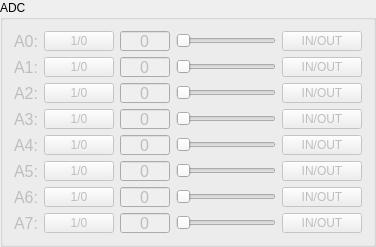
         <widget class="QGroupBox" name="groupBox_ADC">
          <property name="title">
           <string>ADC</string>
          </property>
          <layout class="QHBoxLayout" name="horizontalLayout">
           <item>
            <layout class="QGridLayout" name="gridLayout_3">
             <item row="0" column="0">
              <widget class="QLabel" name="label_9">
               <property name="enabled">
                <bool>false</bool>
               </property>
               <property name="minimumSize">
                <size>
                 <width>0</width>
                 <height>20</height>
                </size>
               </property>
               <property name="font">
                <font>
                 <pointsize>12</pointsize>
                </font>
               </property>
               <property name="text">
                <string>A0:</string>
               </property>
               <property name="alignment">
                <set>Qt::AlignCenter</set>
               </property>
              </widget>
             </item>
             <item row="0" column="1">
              <widget class="QPushButton" name="pushButton_17">
               <property name="enabled">
                <bool>false</bool>
               </property>
               <property name="minimumSize">
                <size>
                 <width>0</width>
                 <height>20</height>
                </size>
               </property>
               <property name="maximumSize">
                <size>
                 <width>70</width>
                 <height>16777215</height>
                </size>
               </property>
               <property name="text">
                <string>1/0</string>
               </property>
              </widget>
             </item>
             <item row="0" column="2">
              <widget class="QLineEdit" name="lineEdit_2">
               <property name="enabled">
                <bool>false</bool>
               </property>
               <property name="minimumSize">
                <size>
                 <width>0</width>
                 <height>20</height>
                </size>
               </property>
               <property name="maximumSize">
                <size>
                 <width>50</width>
                 <height>16777215</height>
                </size>
               </property>
               <property name="font">
                <font>
                 <pointsize>12</pointsize>
                </font>
               </property>
               <property name="text">
                <string>0</string>
               </property>
               <property name="alignment">
                <set>Qt::AlignCenter</set>
               </property>
              </widget>
             </item>
             <item row="0" column="3">
              <widget class="QSlider" name="horizontalSlider">
               <property name="enabled">
                <bool>false</bool>
               </property>
               <property name="minimumSize">
                <size>
                 <width>100</width>
                 <height>20</height>
                </size>
               </property>
               <property name="maximum">
                <number>255</number>
               </property>
               <property name="orientation">
                <enum>Qt::Horizontal</enum>
               </property>
              </widget>
             </item>
             <item row="0" column="4">
              <widget class="QPushButton" name="pushButton_23">
               <property name="enabled">
                <bool>false</bool>
               </property>
               <property name="minimumSize">
                <size>
                 <width>0</width>
                 <height>20</height>
                </size>
               </property>
               <property name="text">
                <string>IN/OUT</string>
               </property>
              </widget>
             </item>
             <item row="1" column="0">
              <widget class="QLabel" name="label_15">
               <property name="enabled">
                <bool>false</bool>
               </property>
               <property name="minimumSize">
                <size>
                 <width>0</width>
                 <height>20</height>
                </size>
               </property>
               <property name="font">
                <font>
                 <pointsize>12</pointsize>
                </font>
               </property>
               <property name="text">
                <string>A1:</string>
               </property>
               <property name="alignment">
                <set>Qt::AlignCenter</set>
               </property>
              </widget>
             </item>
             <item row="1" column="1">
              <widget class="QPushButton" name="pushButton_25">
               <property name="enabled">
                <bool>false</bool>
               </property>
               <property name="minimumSize">
                <size>
                 <width>0</width>
                 <height>20</height>
                </size>
               </property>
               <property name="maximumSize">
                <size>
                 <width>70</width>
                 <height>16777215</height>
                </size>
               </property>
               <property name="text">
                <string>1/0</string>
               </property>
              </widget>
             </item>
             <item row="1" column="2">
              <widget class="QLineEdit" name="lineEdit_3">
               <property name="enabled">
                <bool>false</bool>
               </property>
               <property name="minimumSize">
                <size>
                 <width>0</width>
                 <height>20</height>
                </size>
               </property>
               <property name="maximumSize">
                <size>
                 <width>50</width>
                 <height>16777215</height>
                </size>
               </property>
               <property name="font">
                <font>
                 <pointsize>12</pointsize>
                </font>
               </property>
               <property name="text">
                <string>0</string>
               </property>
               <property name="alignment">
                <set>Qt::AlignCenter</set>
               </property>
              </widget>
             </item>
             <item row="1" column="3">
              <widget class="QSlider" name="horizontalSlider_2">
               <property name="enabled">
                <bool>false</bool>
               </property>
               <property name="minimumSize">
                <size>
                 <width>100</width>
                 <height>20</height>
                </size>
               </property>
               <property name="maximum">
                <number>255</number>
               </property>
               <property name="orientation">
                <enum>Qt::Horizontal</enum>
               </property>
              </widget>
             </item>
             <item row="1" column="4">
              <widget class="QPushButton" name="pushButton_27">
               <property name="enabled">
                <bool>false</bool>
               </property>
               <property name="minimumSize">
                <size>
                 <width>0</width>
                 <height>20</height>
                </size>
               </property>
               <property name="text">
                <string>IN/OUT</string>
               </property>
              </widget>
             </item>
             <item row="2" column="0">
              <widget class="QLabel" name="label_13">
               <property name="enabled">
                <bool>false</bool>
               </property>
               <property name="minimumSize">
                <size>
                 <width>0</width>
                 <height>20</height>
                </size>
               </property>
               <property name="font">
                <font>
                 <pointsize>12</pointsize>
                </font>
               </property>
               <property name="text">
                <string>A2:</string>
               </property>
               <property name="alignment">
                <set>Qt::AlignCenter</set>
               </property>
              </widget>
             </item>
             <item row="2" column="1">
              <widget class="QPushButton" name="pushButton_32">
               <property name="enabled">
                <bool>false</bool>
               </property>
               <property name="minimumSize">
                <size>
                 <width>0</width>
                 <height>20</height>
                </size>
               </property>
               <property name="maximumSize">
                <size>
                 <width>70</width>
                 <height>16777215</height>
                </size>
               </property>
               <property name="text">
                <string>1/0</string>
               </property>
              </widget>
             </item>
             <item row="2" column="2">
              <widget class="QLineEdit" name="lineEdit_4">
               <property name="enabled">
                <bool>false</bool>
               </property>
               <property name="minimumSize">
                <size>
                 <width>0</width>
                 <height>20</height>
                </size>
               </property>
               <property name="maximumSize">
                <size>
                 <width>50</width>
                 <height>16777215</height>
                </size>
               </property>
               <property name="font">
                <font>
                 <pointsize>12</pointsize>
                </font>
               </property>
               <property name="text">
                <string>0</string>
               </property>
               <property name="alignment">
                <set>Qt::AlignCenter</set>
               </property>
              </widget>
             </item>
             <item row="2" column="3">
              <widget class="QSlider" name="horizontalSlider_3">
               <property name="enabled">
                <bool>false</bool>
               </property>
               <property name="minimumSize">
                <size>
                 <width>100</width>
                 <height>20</height>
                </size>
               </property>
               <property name="maximum">
                <number>255</number>
               </property>
               <property name="orientation">
                <enum>Qt::Horizontal</enum>
               </property>
              </widget>
             </item>
             <item row="2" column="4">
              <widget class="QPushButton" name="pushButton_26">
               <property name="enabled">
                <bool>false</bool>
               </property>
               <property name="minimumSize">
                <size>
                 <width>0</width>
                 <height>20</height>
                </size>
               </property>
               <property name="text">
                <string>IN/OUT</string>
               </property>
              </widget>
             </item>
             <item row="3" column="0">
              <widget class="QLabel" name="label_16">
               <property name="enabled">
                <bool>false</bool>
               </property>
               <property name="minimumSize">
                <size>
                 <width>0</width>
                 <height>20</height>
                </size>
               </property>
               <property name="font">
                <font>
                 <pointsize>12</pointsize>
                </font>
               </property>
               <property name="text">
                <string>A3:</string>
               </property>
               <property name="alignment">
                <set>Qt::AlignCenter</set>
               </property>
              </widget>
             </item>
             <item row="3" column="1">
              <widget class="QPushButton" name="pushButton_29">
               <property name="enabled">
                <bool>false</bool>
               </property>
               <property name="minimumSize">
                <size>
                 <width>0</width>
                 <height>20</height>
                </size>
               </property>
               <property name="maximumSize">
                <size>
                 <width>70</width>
                 <height>16777215</height>
                </size>
               </property>
               <property name="text">
                <string>1/0</string>
               </property>
              </widget>
             </item>
             <item row="3" column="2">
              <widget class="QLineEdit" name="lineEdit_5">
               <property name="enabled">
                <bool>false</bool>
               </property>
               <property name="minimumSize">
                <size>
                 <width>0</width>
                 <height>20</height>
                </size>
               </property>
               <property name="maximumSize">
                <size>
                 <width>50</width>
                 <height>16777215</height>
                </size>
               </property>
               <property name="font">
                <font>
                 <pointsize>12</pointsize>
                </font>
               </property>
               <property name="text">
                <string>0</string>
               </property>
               <property name="alignment">
                <set>Qt::AlignCenter</set>
               </property>
              </widget>
             </item>
             <item row="3" column="3">
              <widget class="QSlider" name="horizontalSlider_4">
               <property name="enabled">
                <bool>false</bool>
               </property>
               <property name="minimumSize">
                <size>
                 <width>100</width>
                 <height>20</height>
                </size>
               </property>
               <property name="maximum">
                <number>255</number>
               </property>
               <property name="orientation">
                <enum>Qt::Horizontal</enum>
               </property>
              </widget>
             </item>
             <item row="3" column="4">
              <widget class="QPushButton" name="pushButton_31">
               <property name="enabled">
                <bool>false</bool>
               </property>
               <property name="minimumSize">
                <size>
                 <width>0</width>
                 <height>20</height>
                </size>
               </property>
               <property name="text">
                <string>IN/OUT</string>
               </property>
              </widget>
             </item>
             <item row="4" column="0">
              <widget class="QLabel" name="label_14">
               <property name="enabled">
                <bool>false</bool>
               </property>
               <property name="minimumSize">
                <size>
                 <width>0</width>
                 <height>20</height>
                </size>
               </property>
               <property name="font">
                <font>
                 <pointsize>12</pointsize>
                </font>
               </property>
               <property name="text">
                <string>A4:</string>
               </property>
               <property name="alignment">
                <set>Qt::AlignCenter</set>
               </property>
              </widget>
             </item>
             <item row="4" column="1">
              <widget class="QPushButton" name="pushButton_30">
               <property name="enabled">
                <bool>false</bool>
               </property>
               <property name="minimumSize">
                <size>
                 <width>0</width>
                 <height>20</height>
                </size>
               </property>
               <property name="maximumSize">
                <size>
                 <width>70</width>
                 <height>16777215</height>
                </size>
               </property>
               <property name="text">
                <string>1/0</string>
               </property>
              </widget>
             </item>
             <item row="4" column="2">
              <widget class="QLineEdit" name="lineEdit_6">
               <property name="enabled">
                <bool>false</bool>
               </property>
               <property name="minimumSize">
                <size>
                 <width>0</width>
                 <height>20</height>
                </size>
               </property>
               <property name="maximumSize">
                <size>
                 <width>50</width>
                 <height>16777215</height>
                </size>
               </property>
               <property name="font">
                <font>
                 <pointsize>12</pointsize>
                </font>
               </property>
               <property name="text">
                <string>0</string>
               </property>
               <property name="alignment">
                <set>Qt::AlignCenter</set>
               </property>
              </widget>
             </item>
             <item row="4" column="3">
              <widget class="QSlider" name="horizontalSlider_5">
               <property name="enabled">
                <bool>false</bool>
               </property>
               <property name="minimumSize">
                <size>
                 <width>100</width>
                 <height>20</height>
                </size>
               </property>
               <property name="maximum">
                <number>255</number>
               </property>
               <property name="orientation">
                <enum>Qt::Horizontal</enum>
               </property>
              </widget>
             </item>
             <item row="4" column="4">
              <widget class="QPushButton" name="pushButton_28">
               <property name="enabled">
                <bool>false</bool>
               </property>
               <property name="minimumSize">
                <size>
                 <width>0</width>
                 <height>20</height>
                </size>
               </property>
               <property name="text">
                <string>IN/OUT</string>
               </property>
              </widget>
             </item>
             <item row="5" column="0">
              <widget class="QLabel" name="label_17">
               <property name="enabled">
                <bool>false</bool>
               </property>
               <property name="minimumSize">
                <size>
                 <width>0</width>
                 <height>20</height>
                </size>
               </property>
               <property name="font">
                <font>
                 <pointsize>12</pointsize>
                </font>
               </property>
               <property name="text">
                <string>A5:</string>
               </property>
               <property name="alignment">
                <set>Qt::AlignCenter</set>
               </property>
              </widget>
             </item>
             <item row="5" column="1">
              <widget class="QPushButton" name="pushButton_37">
               <property name="enabled">
                <bool>false</bool>
               </property>
               <property name="minimumSize">
                <size>
                 <width>0</width>
                 <height>20</height>
                </size>
               </property>
               <property name="maximumSize">
                <size>
                 <width>70</width>
                 <height>16777215</height>
                </size>
               </property>
               <property name="text">
                <string>1/0</string>
               </property>
              </widget>
             </item>
             <item row="5" column="2">
              <widget class="QLineEdit" name="lineEdit_8">
               <property name="enabled">
                <bool>false</bool>
               </property>
               <property name="minimumSize">
                <size>
                 <width>0</width>
                 <height>20</height>
                </size>
               </property>
               <property name="maximumSize">
                <size>
                 <width>50</width>
                 <height>16777215</height>
                </size>
               </property>
               <property name="font">
                <font>
                 <pointsize>12</pointsize>
                </font>
               </property>
               <property name="text">
                <string>0</string>
               </property>
               <property name="alignment">
                <set>Qt::AlignCenter</set>
               </property>
              </widget>
             </item>
             <item row="5" column="3">
              <widget class="QSlider" name="horizontalSlider_7">
               <property name="enabled">
                <bool>false</bool>
               </property>
               <property name="minimumSize">
                <size>
                 <width>100</width>
                 <height>20</height>
                </size>
               </property>
               <property name="maximum">
                <number>255</number>
               </property>
               <property name="orientation">
                <enum>Qt::Horizontal</enum>
               </property>
              </widget>
             </item>
             <item row="5" column="4">
              <widget class="QPushButton" name="pushButton_33">
               <property name="enabled">
                <bool>false</bool>
               </property>
               <property name="minimumSize">
                <size>
                 <width>0</width>
                 <height>20</height>
                </size>
               </property>
               <property name="text">
                <string>IN/OUT</string>
               </property>
              </widget>
             </item>
             <item row="6" column="0">
              <widget class="QLabel" name="label_19">
               <property name="enabled">
                <bool>false</bool>
               </property>
               <property name="minimumSize">
                <size>
                 <width>0</width>
                 <height>20</height>
                </size>
               </property>
               <property name="font">
                <font>
                 <pointsize>12</pointsize>
                </font>
               </property>
               <property name="text">
                <string>A6:</string>
               </property>
               <property name="alignment">
                <set>Qt::AlignCenter</set>
               </property>
              </widget>
             </item>
             <item row="6" column="1">
              <widget class="QPushButton" name="pushButton_35">
               <property name="enabled">
                <bool>false</bool>
               </property>
               <property name="minimumSize">
                <size>
                 <width>0</width>
                 <height>20</height>
                </size>
               </property>
               <property name="maximumSize">
                <size>
                 <width>70</width>
                 <height>16777215</height>
                </size>
               </property>
               <property name="text">
                <string>1/0</string>
               </property>
              </widget>
             </item>
             <item row="6" column="2">
              <widget class="QLineEdit" name="lineEdit_9">
               <property name="enabled">
                <bool>false</bool>
               </property>
               <property name="minimumSize">
                <size>
                 <width>0</width>
                 <height>20</height>
                </size>
               </property>
               <property name="maximumSize">
                <size>
                 <width>50</width>
                 <height>16777215</height>
                </size>
               </property>
               <property name="font">
                <font>
                 <pointsize>12</pointsize>
                </font>
               </property>
               <property name="text">
                <string>0</string>
               </property>
               <property name="alignment">
                <set>Qt::AlignCenter</set>
               </property>
              </widget>
             </item>
             <item row="6" column="3">
              <widget class="QSlider" name="horizontalSlider_8">
               <property name="enabled">
                <bool>false</bool>
               </property>
               <property name="minimumSize">
                <size>
                 <width>100</width>
                 <height>20</height>
                </size>
               </property>
               <property name="maximum">
                <number>255</number>
               </property>
               <property name="orientation">
                <enum>Qt::Horizontal</enum>
               </property>
              </widget>
             </item>
             <item row="6" column="4">
              <widget class="QPushButton" name="pushButton_36">
               <property name="enabled">
                <bool>false</bool>
               </property>
               <property name="minimumSize">
                <size>
                 <width>0</width>
                 <height>20</height>
                </size>
               </property>
               <property name="text">
                <string>IN/OUT</string>
               </property>
              </widget>
             </item>
             <item row="7" column="0">
              <widget class="QLabel" name="label_18">
               <property name="enabled">
                <bool>false</bool>
               </property>
               <property name="minimumSize">
                <size>
                 <width>0</width>
                 <height>20</height>
                </size>
               </property>
               <property name="font">
                <font>
                 <pointsize>12</pointsize>
                </font>
               </property>
               <property name="text">
                <string>A7:</string>
               </property>
               <property name="alignment">
                <set>Qt::AlignCenter</set>
               </property>
              </widget>
             </item>
             <item row="7" column="1">
              <widget class="QPushButton" name="pushButton_38">
               <property name="enabled">
                <bool>false</bool>
               </property>
               <property name="minimumSize">
                <size>
                 <width>0</width>
                 <height>20</height>
                </size>
               </property>
               <property name="maximumSize">
                <size>
                 <width>70</width>
                 <height>16777215</height>
                </size>
               </property>
               <property name="text">
                <string>1/0</string>
               </property>
              </widget>
             </item>
             <item row="7" column="2">
              <widget class="QLineEdit" name="lineEdit_7">
               <property name="enabled">
                <bool>false</bool>
               </property>
               <property name="minimumSize">
                <size>
                 <width>0</width>
                 <height>20</height>
                </size>
               </property>
               <property name="maximumSize">
                <size>
                 <width>50</width>
                 <height>16777215</height>
                </size>
               </property>
               <property name="font">
                <font>
                 <pointsize>12</pointsize>
                </font>
               </property>
               <property name="text">
                <string>0</string>
               </property>
               <property name="alignment">
                <set>Qt::AlignCenter</set>
               </property>
              </widget>
             </item>
             <item row="7" column="3">
              <widget class="QSlider" name="horizontalSlider_6">
               <property name="enabled">
                <bool>false</bool>
               </property>
               <property name="minimumSize">
                <size>
                 <width>100</width>
                 <height>20</height>
                </size>
               </property>
               <property name="maximum">
                <number>255</number>
               </property>
               <property name="orientation">
                <enum>Qt::Horizontal</enum>
               </property>
              </widget>
             </item>
             <item row="7" column="4">
              <widget class="QPushButton" name="pushButton_34">
               <property name="enabled">
                <bool>false</bool>
               </property>
               <property name="minimumSize">
                <size>
                 <width>0</width>
                 <height>20</height>
                </size>
               </property>
               <property name="text">
                <string>IN/OUT</string>
               </property>
              </widget>
             </item>
            </layout>
           </item>
          </layout>
         </widget>
